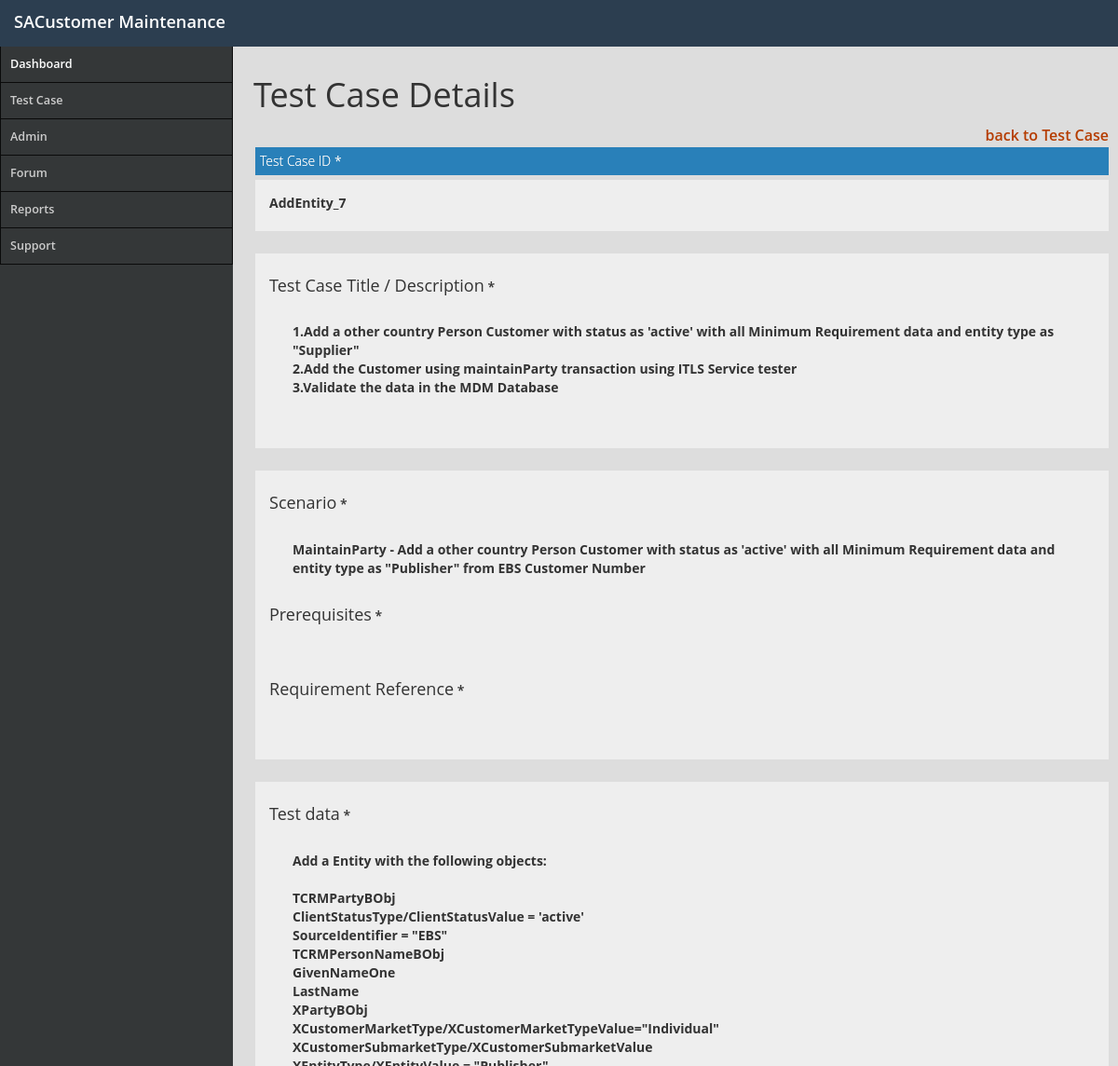
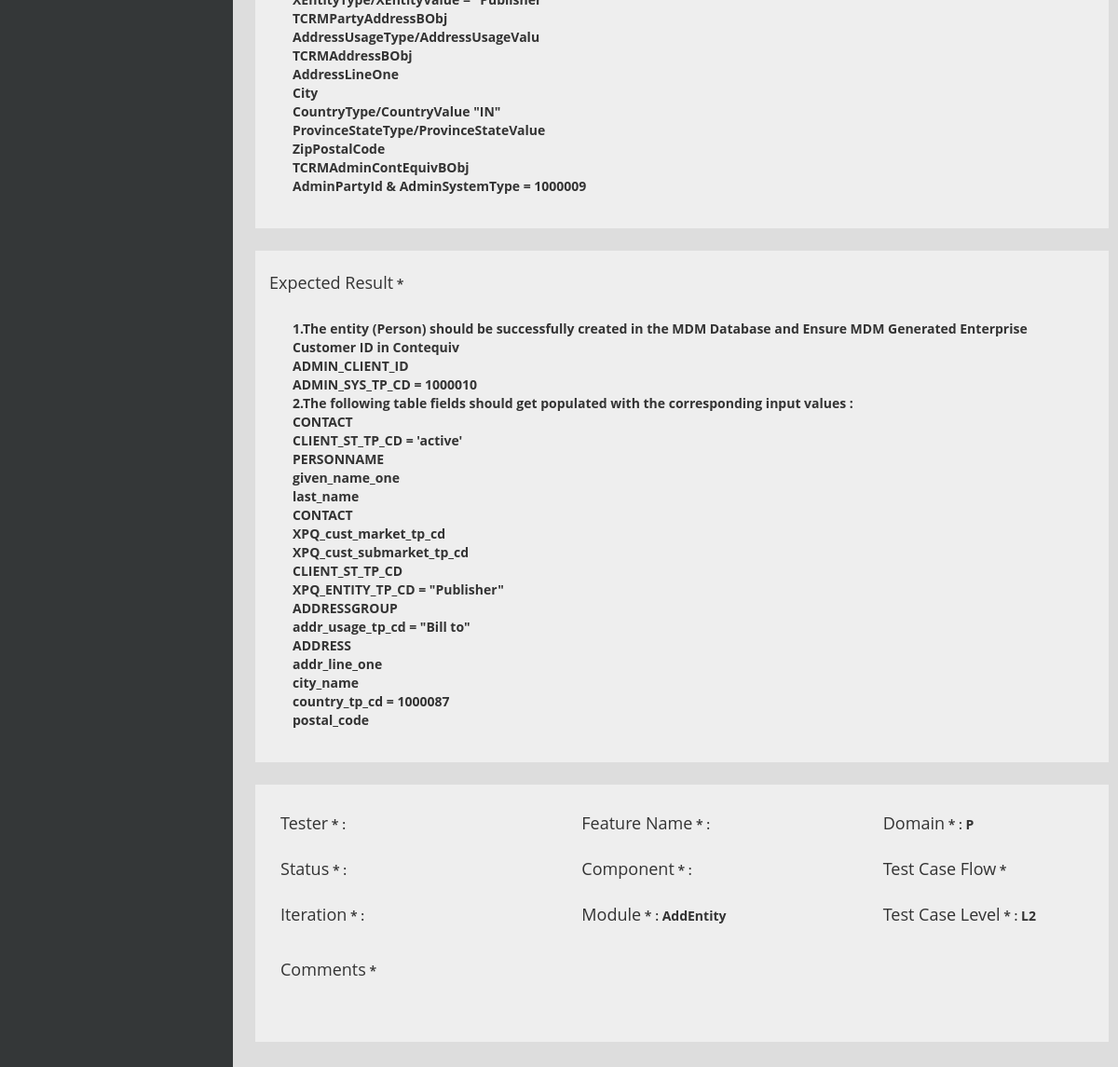
Page /view_testcase.php?Test_case_idpk=7 on the committed database (2 pictures, top to bottom).
### tables this page shows
CREATE TABLE IF NOT EXISTS `testcases` (
  `Test_case_idpk` int(11) NOT NULL,
  `Component` varchar(255) NOT NULL,
  `Iteration` varchar(255) NOT NULL,
  `Feature_Name` text NOT NULL,
  `Module` varchar(120) DEFAULT NULL,
  `TC_Prerequisites` varchar(500) DEFAULT NULL,
  `Test_Case_ID` varchar(250) DEFAULT NULL,
  `Scenario` varchar(2550) DEFAULT NULL,
  `Domain` varchar(255) DEFAULT NULL,
  `Test_Case_Description` varchar(4000) DEFAULT NULL,
  `Test_data` varchar(4000) DEFAULT NULL,
  `Expected_result` varchar(4000) DEFAULT NULL,
  `Tester` varchar(255) DEFAULT NULL,
  `Status` varchar(12) DEFAULT NULL,
  `Comments` varchar(4000) DEFAULT NULL,
  `Req_Ref` varchar(1200) DEFAULT NULL,
  `Test_Case_Flow` varchar(100) DEFAULT NULL,
  `Level` varchar(50) DEFAULT NULL
);

### view_testcase.php (the view, shortened to what this page needs)
<?php
if(isset($_GET['Test_case_idpk']))
{
 $sql_query="SELECT * FROM testcases WHERE Test_case_idpk=".$_GET['Test_case_idpk'];
 $result_set=mysql_query($sql_query);
 $fetched_row=mysql_fetch_array($result_set);
}
  ?>
<!DOCTYPE html PUBLIC "-//W3C//DTD XHTML 1.0 Transitional//EN" "http://www.w3.org/TR/xhtml1/DTD/xhtml1-transitional.dtd">
<html xmlns="http://www.w3.org/1999/xhtml">
<head>
  <link rel="stylesheet" href="css/bootstrap.css">
  <link rel="stylesheet" type="text/css" href="css/Body.css">
  <link rel="stylesheet" type="text/css" href="css/jquery.dataTables.css">
  <link rel="stylesheet" type="text/css" href="css/style.css"></link>
</head>
<body class="dt-example">
 <div class="content">
   <div class="row">
    <div class="col-sm-13 col-sm-offset-0">
     <h1>Test Case Details</h1>
     <div class="col-sm-11.5">
     <a class="dashlink" href="home_testcase.php">back to Test Case</a>
     </div>
     <form method="post">
      <div class="col-sm-11.5" id="box">
       <div class="box-top">Test Case ID <span class="asteriskField">
        *
      </span></div>
      <div class="box-panel">
        <label>  <?php echo nl2br($fetched_row['Test_Case_ID']); ?> </label>
      </div>
    </div>
    <div class="col-sm-11.5" id="box">
      <div class="box-panel">
       <label for="Scenario" class="h4">Test Case Title / Description </label>
       <span class="asteriskField">
        *
      </span>
      <div class="box-panel">
       <label>  <?php echo nl2br($fetched_row['Test_Case_Description']); ?></label>
     </div>
   </div>
 </div>
 <div class="col-sm-8.8" id="box">
   <div class="box-panel">
     <label for="Scenario" class="h4">Scenario</label>
     <span class="asteriskField">
      *
    </span>
    <div class="box-panel">
     <label>  <?php echo nl2br($fetched_row['Scenario']); ?> </label>
   </div>
   <label for="TC_Prerequisites" class="h4">Prerequisites</label>
   <span class="asteriskField">
    *
  </span>
  <div class="box-panel">
 </div>
 <label for="Req_Ref" class="h4">Requirement Reference</label>
 <span class="asteriskField">
  *
</span>
<div class="box-panel">
</div>
</div>
</div>
<div class="col-sm-5.11" id="box">
 <div class="box-panel">
   <label for="Test_data" class="h4">Test data</label>
   <span class="asteriskField">
    *
  </span>
  <div class="box-panel">
   <label>  <?php echo nl2br($fetched_row['Test_data']); ?></label>
 </div>
</div>
</div>
<div class="col-sm-6.11" id="box">
 <div class="box-panel">
   <label for="Expected_result" class="h4">Expected Result</label>
   <span class="asteriskField">
    *
  </span>
  <div class="box-panel">
   <label>  <?php echo nl2br($fetched_row['Expected_result']); ?></label>
 </div>
</div>
</div>
  <div class="col-sm-4" id="box">
   <div class="box-panel">
    <div >
     <label for="Tester" class="h4">Tester</label>
     <span class="asteriskField">
      *
    </span> :
  </div>
  <div >
   <label for="Status" class="h4">Status</label>
   <span class="asteriskField">
    *
  </span> :
</div>
<div >
 <label for="Iteration" class="h4">Iteration</label>
 <span class="asteriskField">
  *
</span> :
</div>
</div>
</div>
<div class="col-sm-4" id="box">
 <div class="box-panel">
   <div >
     <label for="Feature_Name" class="h4">Feature Name</label>
     <span class="asteriskField">
      *
    </span> :
  </div>
  <div >
   <label for="Component" class="h4">Component</label>
   <span class="asteriskField">
    *
  </span> :
</div>
<div >
 <label for="Module" class="h4">Module</label>
 <span class="asteriskField">
  *
</span> :
<label>  <?php echo nl2br($fetched_row['Module']); ?></label>
</div>
</div>
</div>
<div class="col-sm-3" id="box">
  <div class="box-panel">
   <div >
     <label for="Domain" class="h4">Domain</label>
     <span class="asteriskField">
      *
    </span> :
    <label>  <?php echo nl2br($fetched_row['Domain']); ?></label>
  </div>
  <div >
   <label for="Test_Case_Flow" class="h4">Test Case Flow</label>
   <span class="asteriskField">
    *
  </span>
</div>
<div >
 <label for="Level" class="h4">Test Case Level</label>
 <span class="asteriskField">
  *
</span> :
<label>  <?php echo nl2br($fetched_row['Level']); ?></label>
</div>
</div>
</div>
<div class="col-sm-11.5 " id="box" >
  <div class="box-panel">
   <div >
    <label for="Comments" class="h4">Comments</label>
    <span class="asteriskField">
      *
    </span>
      <div class="box-panel">
  </div>
  </div>
</div>
<div>
<br/>
</form>
</div>
</div>
</div>
</body>
<link rel="stylesheet" href="css/bootstrap-datepicker3.css"/>
</html>

### css/style.css (style rules this page uses)
* { margin: 0; padding: 0; box-sizing: border-box; }
.row { margin-right: +1px; }
.row div { padding: 2; margin-left: +10px; margin-top: +5px; }
body { font-family: 'Open Sans'; background-color: #343738; }
.dashlink { padding-left: 20px; float: right; color: #B53C00; }
a { text-decoration: none; font-size:initial; padding-left: 5px; }
div#header { position: fixed; width: 100%; height: 50px; background-color: #2c3e50; margin: 0 auto; }
.logo { float: left; margin-top: 10px; margin-left: 10px; }
.logo a { font-size: 1.3em; color: #fff; }
div#container { padding-top: 50px; width: 100%; height: auto; margin: 0 auto; background-color: #343738; }
.sidebar { width: 250px; display: block; background-color: #343738; float: left; }
ul#nav li { list-style: none; }
ul#nav li a { color: #ccc; display: block; padding: 12px; }
ul#nav li a { color: #ccc; display: block; padding: 10px; font-size: 0.9em; border-bottom: 1px solid #0A0A0A; border-left: 1px solid #0A0A0A; border-right: 1px solid #0A0A0A; border-top: 0px solid #0A0A0A; -webkit-transition: 0.2s; -moz-transition: 0.2s; -o-transition:0.2s; transistion:0.2s; }
ul#nav li a.selected { color: #fff; }
.content { width: auto; height: auto; margin-left: 250px; background-color: #dddddd; padding: 5px; }
.content H1 { background-color: #dddddd; padding-left: 20px; }
div#box { margin-top: 15px; }
div#box .box-top { color: #fff; background-color: #2980b9; text-shadow: 0px 0px 0px #ddd; padding: 5px; font-weight: 300; }
div#box .box-panel { padding: 15px; background-color: #eee; border-bottom: 1px; color: #333; }
@media only screen and (min-width: 320px) { div#container { padding-top: 50px; width: 100%; height: auto; margin: 0 auto; background-color: #343738; } }

### css/Body.css (style rules this page uses)
body { font-family: "Helvetica Neue",Helvetica,Arial,sans-serif; font-size: 14px; line-height: 1.42857143; color: #333; background-color: #dddddd; font-weight: 600; }

### rows in the picture
testcases: Test_Case_ID "AddEntity_7", Test_Case_Description "1.Add a other country Person Customer with status as 'active' with all Minimum Requirement data and entity type as \"Supplier\" 2.Add the Customer using maintainParty transaction using ITLS Service tester 3.Validate the data in the MDM Database", Scenario "MaintainParty - Add a other country Person Customer with status as 'active' with all Minimum Requirement data and entity type as \"Publisher\" from EBS Customer Number", Test_data "Add a Entity with the following objects: TCRMPartyBObj ClientStatusType/ClientStatusValue = 'active' SourceIdentifier = \"EBS\" TCRMPersonNameBObj GivenNameOne LastName XPartyBObj XCustomerMarketType/XCustomerMarketTypeValue=\"Individual\" XCustomerSubmarketType/XCustomerSubmarketValue XEntityType/XEntityValue = \"Publisher\" TCRMPartyAddressBObj AddressUsageType/AddressUsageValu TCRMAddressBObj AddressLineOne City CountryType/CountryValue \"IN\" ProvinceStateType/ProvinceStateValue ZipPostalCode TCRMAdminContEquivBObj AdminPartyId & AdminSystemType = 1000009", Expected_result "1.The entity (Person) should be successfully created in the MDM Database and Ensure MDM Generated Enterprise Customer ID in Contequiv ADMIN_CLIENT_ID ADMIN_SYS_TP_CD = 1000010 2.The following table fields should get populated with the corresponding input values : CONTACT CLIENT_ST_TP_CD = 'active' PERSONNAME given_name_one last_name CONTACT XPQ_cust_market_tp_cd XPQ_cust_submarket_tp_cd CLIENT_ST_TP_CD XPQ_ENTITY_TP_CD = \"Publisher\" ADDRESSGROUP addr_usage_tp_cd = \"Bill to\" ADDRESS addr_line_one city_name country_tp_cd = 1000087 postal_code", Module "AddEntity", Domain "P", Level "L2"
